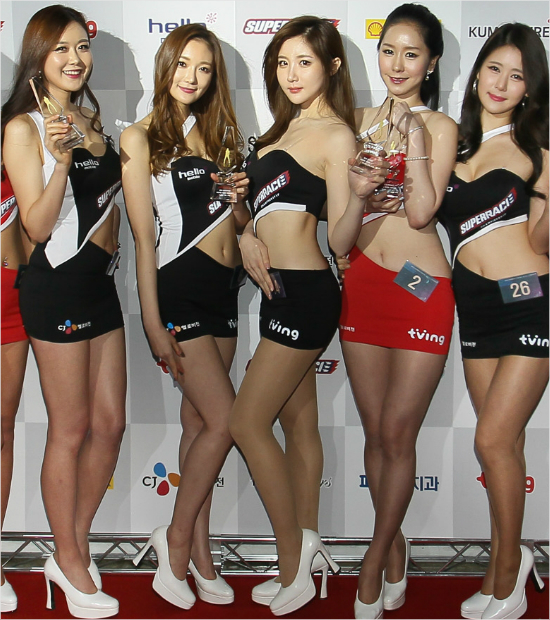
#> input picture test_1.jpg, 550 x 620 px, found by its file name
$ python restore_o_grid_yes_rowclos.py
#> lines starting #> are read from the running program, lines starting #| are printed output that depends on the picture
import cv2
import numpy as np
import os

# 원본 이미지가 있고
# grid형식으로 조각난 이미지가 있고
# row, cols 값을 알고
# 조각난 이미지 순서는 모르고 파일명은 랜덤인 경우

# ====== 설정 부분 =======
original_image_path = "D:/workspace-python/image-restore/test_1.jpg"  # 원본 이미지 경로 작성
pieces_folder_path = "D:/workspace-python/image-restore/pieces"        # 조각 이미지 폴더 경로 작성
rows = 5                                            # 조각 세로 개수 작성
cols = 7                                            # 조각 가로 개수 작성
# ========================

def load_pieces(folder_path):
    pieces = []
    filenames = []
    for filename in os.listdir(folder_path):
        if filename.lower().endswith(('.png', '.jpg', '.jpeg')):
            img = cv2.imread(os.path.join(folder_path, filename))
            pieces.append(img)
            filenames.append(filename)
    return pieces, filenames

def split_original(original_img, rows, cols):
    h, w, _ = original_img.shape
    piece_h = h // rows
    piece_w = w // cols
    pieces = []
    for r in range(rows):
        for c in range(cols):
            piece = original_img[r*piece_h:(r+1)*piece_h, c*piece_w:(c+1)*piece_w]
            pieces.append(piece)
    return pieces

def compare_images(img1, img2):
    # 크기 다르면 resize (가정: 조각 크기는 원본 조각 크기와 비슷)
    if img1.shape != img2.shape:
        img2 = cv2.resize(img2, (img1.shape[1], img1.shape[0]))
    # Mean Squared Error (MSE) 계산 — 낮을수록 유사
    diff = np.mean((img1.astype("float") - img2.astype("float")) ** 2)
    return diff

def find_matches(original_pieces, shuffled_pieces):
    matches = [-1]*len(original_pieces)
    used = set()
    for i, orig_piece in enumerate(original_pieces):
        min_diff = float('inf')
        min_idx = -1
        for j, shuf_piece in enumerate(shuffled_pieces):
            if j in used:
                continue
            diff = compare_images(orig_piece, shuf_piece)
            if diff < min_diff:
                min_diff = diff
                min_idx = j
        matches[i] = min_idx
        used.add(min_idx)
    return matches

def reconstruct_image(shuffled_pieces, matches, rows, cols):
    piece_h, piece_w, _ = shuffled_pieces[0].shape
    full_img = np.zeros((piece_h * rows, piece_w * cols, 3), dtype=np.uint8)
    for idx_orig, idx_piece in enumerate(matches):
        r = idx_orig // cols
        c = idx_orig % cols
        piece_img = shuffled_pieces[idx_piece]
        # 조각 크기가 다를 수도 있어서 원본 크기에 맞춤
        piece_img = cv2.resize(piece_img, (piece_w, piece_h))
        full_img[r*piece_h:(r+1)*piece_h, c*piece_w:(c+1)*piece_w] = piece_img
    return full_img

if __name__ == "__main__":
    original_img = cv2.imread(original_image_path)
#> original_img is the input picture: shape (620, 550, 3); mean B, G, R 95.7, 107.5, 127.2
    shuffled_pieces, filenames = load_pieces(pieces_folder_path)
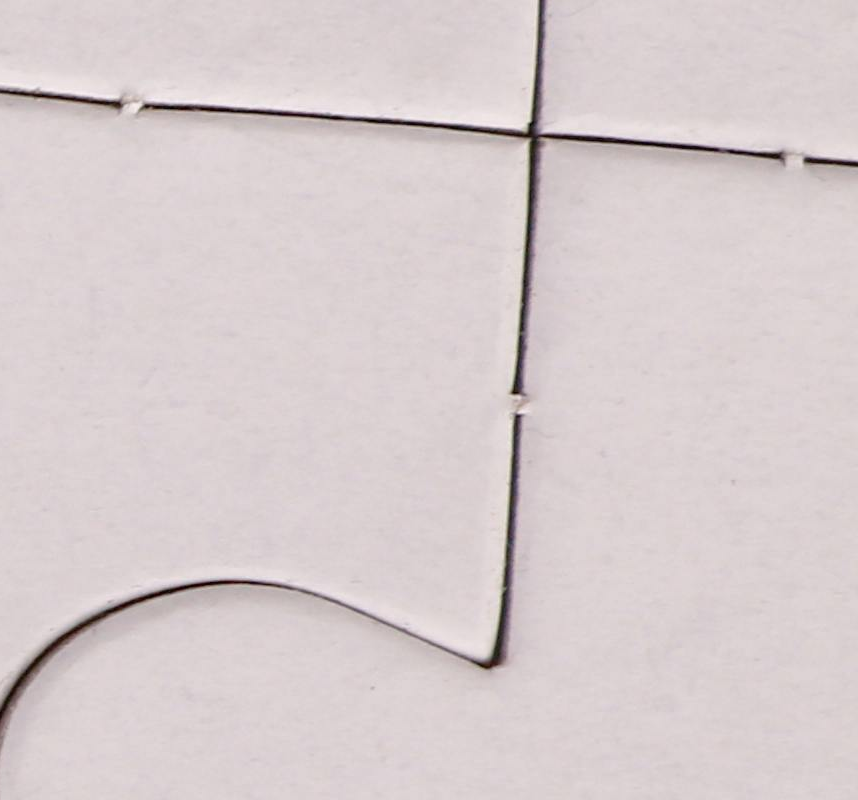
#> input picture pieces/1OVnNNVH.png, 858 x 800 px, found by its file name
#> in load_pieces, img is the input picture: shape (800, 858, 3); mean B, G, R 206.1, 204.9, 215.3
#> shuffled_pieces = 3 items; filenames = ['1OVnNNVH.png', '1rftPck4.png', '453c2c8d-5420-432b-a466-d60336f6fd76.jpg']

    original_pieces = split_original(original_img, rows, cols)
#> after the loop in split_original, `for r in range(rows):`: pieces = 35 items
#> original_pieces = 35 items
    matches = find_matches(original_pieces, shuffled_pieces)
#> in find_matches, `matches = [-1]*len(original_pieces)`: matches = 35 values from -1 to -1
#> the loop in find_matches, `for i, orig_piece in enumerate(original_pieces):` made 35 passes
#> pass 1, in compare_images, `img2 = cv2.resize(img2, (img1.shape[1], img1.shape[0]))`:
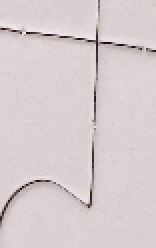
#> img2: shape (124, 78, 3) (shown 2 times larger); mean of channels 0, 1, 2 206.1, 204.9, 215.3; drawn as B, G, R
#> pass 1, in compare_images (call 2), `img2 = cv2.resize(img2, (img1.shape[1], img1.shape[0]))`:
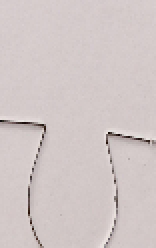
#> img2: shape (124, 78, 3) (shown 2 times larger); mean of channels 0, 1, 2 198, 198.7, 208.8; drawn as B, G, R
#> pass 1, in compare_images (call 3), `img2 = cv2.resize(img2, (img1.shape[1], img1.shape[0]))`:
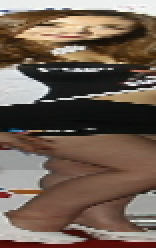
#> img2: shape (124, 78, 3) (shown 2 times larger); mean of channels 0, 1, 2 82.6, 94.8, 111.8; drawn as B, G, R
#> after the loop in find_matches, `for i, orig_piece in enumerate(original_pieces):`: matches = 35 values, max 2 at index 0, min -1 at index 3, mean -0.829; used = 4 items

    reconstructed = reconstruct_image(shuffled_pieces, matches, rows, cols)
#> the loop in reconstruct_image, `for idx_orig, idx_piece in enumerate(matches):` made 35 passes
#> (idx_piece, r, c) on passes 1 to 12: (2, 0, 0), (1, 0, 1), (0, 0, 2), (-1, 0, 3), (-1, 0, 4), (-1, 0, 5), (-1, 0, 6), (-1, 1, 0), (-1, 1, 1), (-1, 1, 2), (-1, 1, 3), (-1, 1, 4)
#> pass 1, in reconstruct_image, `piece_img = cv2.resize(piece_img, (piece_w, piece_h))`:
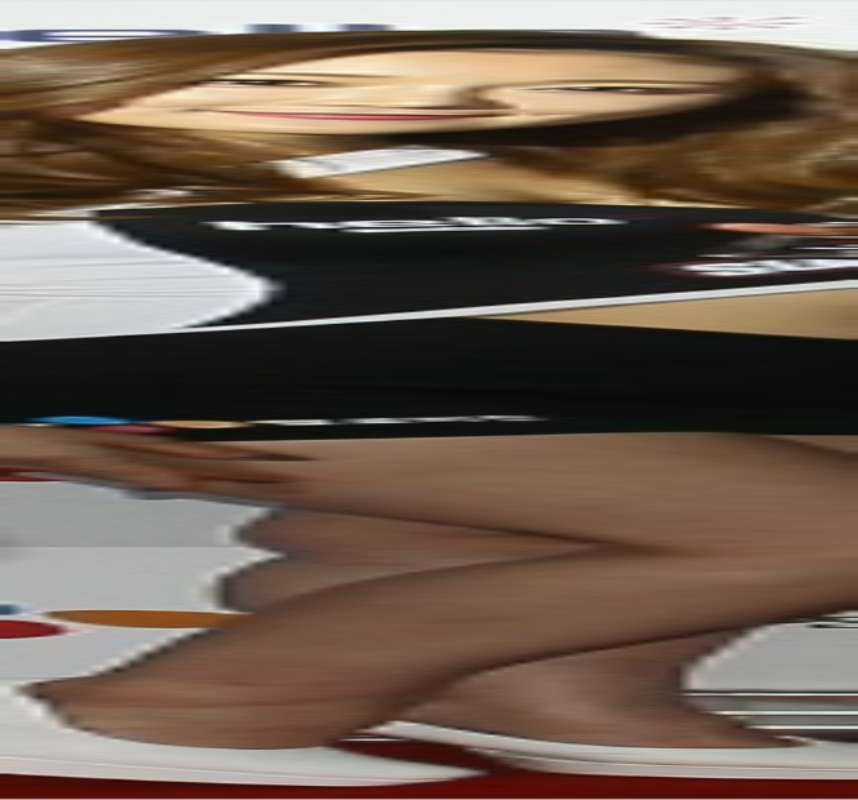
#> piece_img: shape (800, 858, 3); mean B, G, R 82, 94.1, 111.2
#> pass 2, in reconstruct_image, `piece_img = cv2.resize(piece_img, (piece_w, piece_h))`:
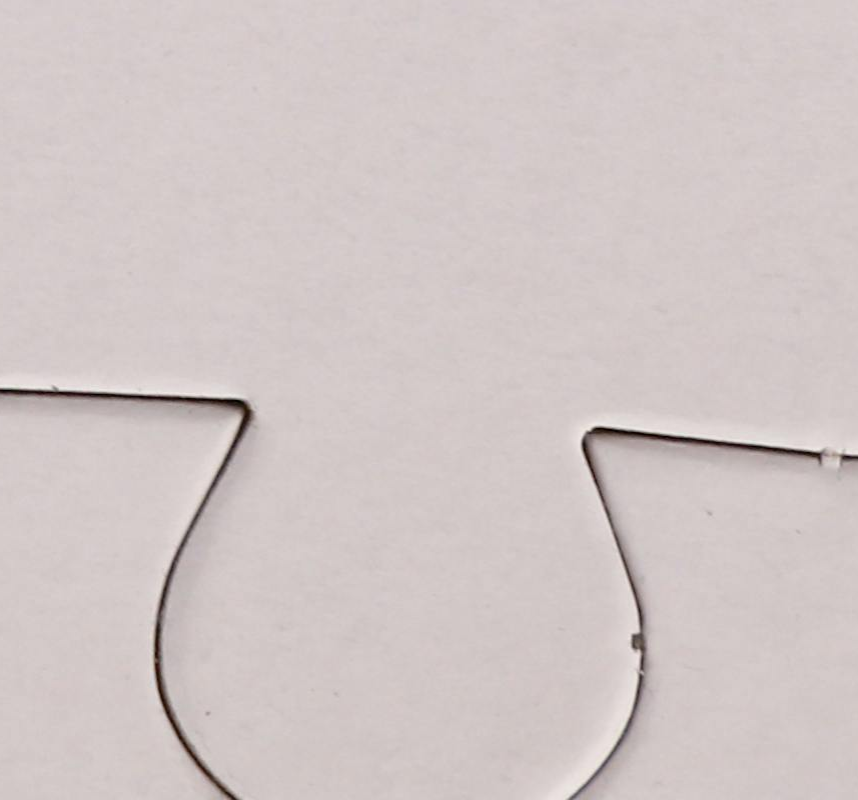
#> piece_img: shape (800, 858, 3); mean B, G, R 198.1, 198.8, 208.9
#> after the loop in reconstruct_image, `for idx_orig, idx_piece in enumerate(matches):`:
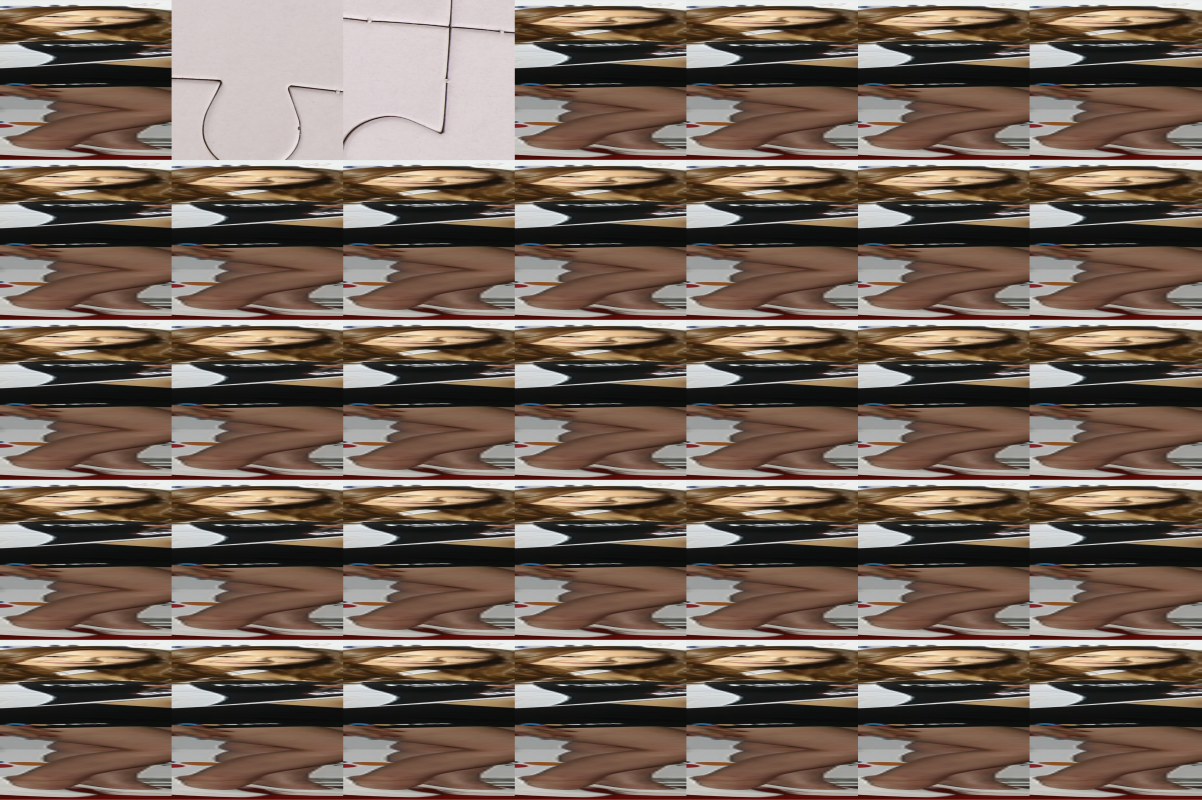
#> full_img: shape (4000, 6006, 3) (shown at 1/5 size); mean of channels 0, 1, 2 88.9, 100.3, 117; drawn as B, G, R
    cv2.imwrite("reconstructed.png", reconstructed)
    print("복원 이미지가 reconstructed.png로 저장되었습니다.")
